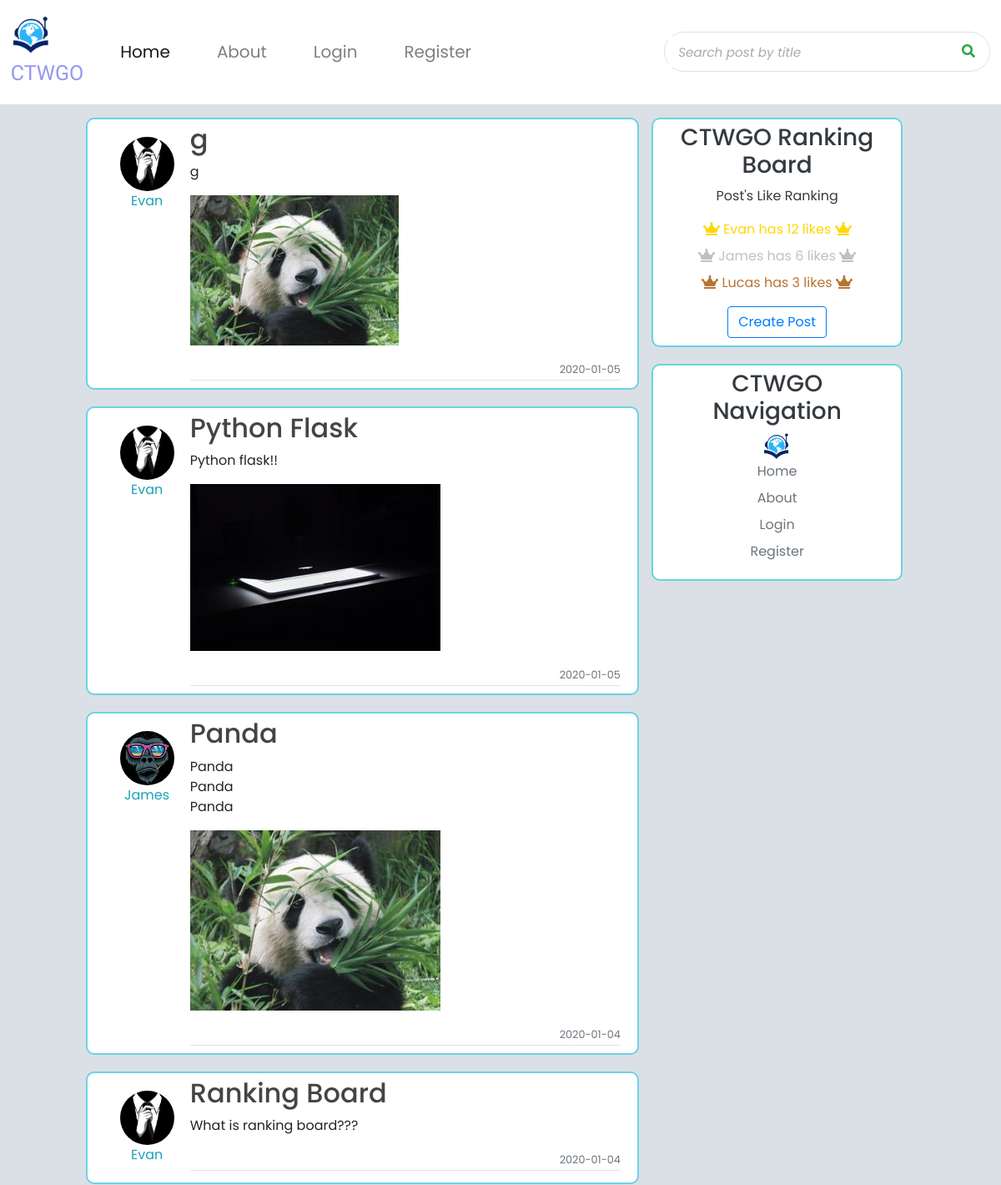
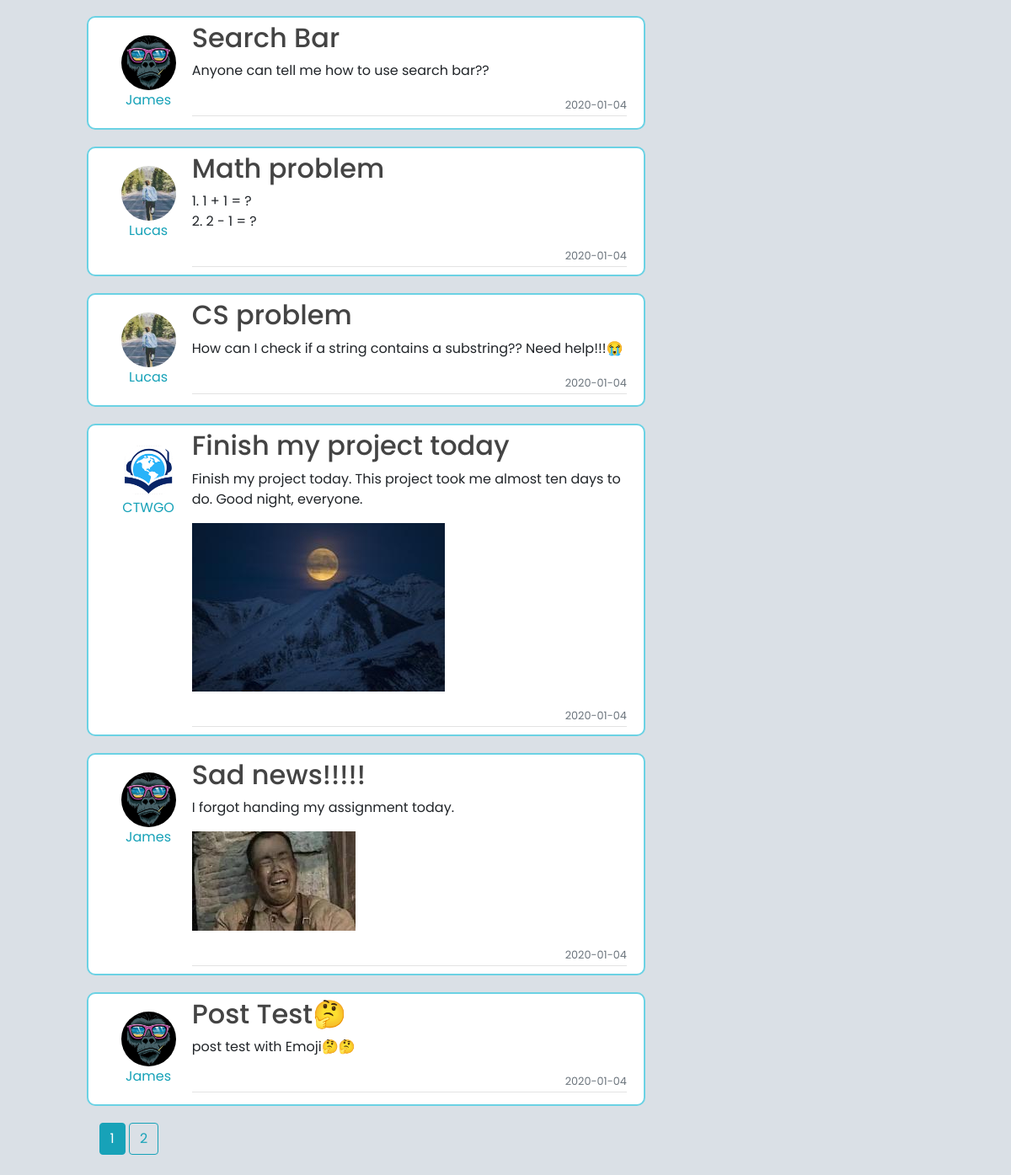
The page / on the database its author committed (2 pictures, top to bottom).
### ctwgo/models.py (models this page shows, shortened)
class Post(db.Model, UserMixin):
	id = db.Column(db.Integer, primary_key=True)
	title = db.Column(db.String(100), nullable=False)
	date_posted = db.Column(db.DateTime, nullable=False, default=datetime.utcnow)
	content = db.Column(db.Text, nullable=False)
	picture_file = db.Column(db.String(40), nullable=True)
	user_id = db.Column(db.Integer, db.ForeignKey('user.id'), nullable=False)
	comments = db.relationship('Comment', backref='post', lazy=True)

class User(db.Model, UserMixin):
	id = db.Column(db.Integer, primary_key=True)
	username = db.Column(db.String(20), unique=True, nullable=False)
	email = db.Column(db.String(120), unique=True, nullable=False)
	image_file = db.Column(db.String(20), nullable=False, default='default.jpg')
	password = db.Column(db.String(60), nullable=False)
	posts = db.relationship('Post', backref='author', lazy=True)
	comments = db.relationship('Comment', backref='author', lazy=True)
	def rank_like(self):
		like_number = 0
		posts = Post.query.filter_by(user_id=self.id).all()
		for post in posts:
			likes = Like.query.filter_by(post_id=post.id).filter_by(like=True).all()
			like_number += len(likes)
		return self.username,like_number

### ctwgo/main/routes.py (the view)
@main.route("/")
def home():
	page = request.args.get('page', 1, type=int)
	posts = Post.query.order_by(Post.date_posted.desc()).paginate(page=page, per_page=10)
	all_users_likes =[]
	users_rank = []
	users = User.query.all()
	if users is not None:
		for user in users:
			all_users_likes.append(user.rank_like())
		for i in range(3):
			best = 'No User'
			max = 0
			index = 0
			for u in range(len(all_users_likes)):
				if all_users_likes[u][1] >= max:
					best = all_users_likes[u][0]
					max = all_users_likes[u][1]
					index = u
			users_rank.append((best,max))
			if all_users_likes != []:
				all_users_likes.pop(index)
	else:
		all_users_likes = [('No User', 0), ('No User', 0), ('No User', 0)]
	return render_template('home.html', posts=posts,users_rank=users_rank, no_user='No User')

### ctwgo/templates/home.html
{% extends "layout.html" %}
{% block content %}
	{% for post in posts.items %}
		<article class="media content-section row">
		  <ul class="col-2 p-0 text-center mt-3 ">
			<li><img class="rounded-circle article-img mx-auto d-block" src="{{ url_for('static', filename='profile_pics/' + post.author.image_file) }}"></li>
			<li><a class="text-info" href="{{ url_for('users.user_posts', username=post.author.username) }}">{{ post.author.username }}</a></li >
		  </ul>
		  <div class="media-body col-10 pr-0 pl-0">
		    <h2>
		    	<a class="article-title" href="{{ url_for('posts.post', post_id=post.id) }}">{{ post.title }}</a>
		    </h2>
			<p class="article-content">{{ post.content }}</p>
			{% if post.picture_file != None %}
				<p><img class="content-img" src="{{ url_for('static', filename='post_pics/' + post.picture_file ) }}"></p>
			{% endif %}
			<div class="article-time">
				<small class="text-muted">{{ post.date_posted.strftime('%Y-%m-%d') }}</small>
			</div>
		  </div>
		</article>
	{% endfor %}
	{% for page_num in posts.iter_pages(left_edge=1, right_edge=1, left_current=1, right_current=2) %}
		{% if page_num %}
			{% if posts.page == page_num %}
				<a class="btn btn-info mb-4" href=" {{ url_for('main.home', page=page_num) }} "> {{ page_num }}</a>
			{% else %}
				<a class="btn btn-outline-info mb-4" href=" {{ url_for('main.home', page=page_num) }} "> {{ page_num }}</a>
			{% endif %}
		{% else %}
			...
		{% endif %}
	{% endfor %}
{% endblock content %}
{% block sidebar_content %}
	<div class="content-section">
		<h3 class="text-dark">CTWGO Ranking Board</h3>
		<p class="text-dark">Post's Like Ranking</p>
		<ul class="pl-0">
			{% for user in users_rank %}
				{% if user[0] == no_user %}
					<li class="mb-2">
						<i class="fas fa-crown"></i>
						{{user[0]}} has {{user[1]}} likes
						<i class="fas fa-crown"></i>
					</li>
				{% else %}
					{% if user == users_rank[0] %}
						<li class="rank-first mb-2">
							<i class="fas fa-crown"></i>
							{{user[0]}} has {{user[1]}} likes
							<i class="fas fa-crown"></i>
						</li>
					{% endif %}
					{% if user == users_rank[1] %}
						<li class="rank-second mb-2">
							<i class="fas fa-crown"></i>
							{{user[0]}} has {{user[1]}} likes
							<i class="fas fa-crown"></i>
						</li>
					{% endif %}
					{% if user == users_rank[2] %}
						<li class="rank-third mb-2">
							<i class="fas fa-crown"></i>
							{{user[0]}} has {{user[1]}} likes
							<i class="fas fa-crown"></i>
						</li>
					{% endif %}
				{% endif %}
			{% endfor %}
		</ul>
		<a class="btn btn-outline-primary  mb-1" href="{{ url_for('posts.new_post') }}">Create Post</a>
	</div>
{% endblock sidebar_content %}
{% block sidebar_content2 %}
	<div class="content-section">
		<h3 class="text-dark">CTWGO Navigation</h3>
		<img src="{{ url_for('static', filename='img/logo.png') }}" width="35" height="35" class="d-inline-block align-top" alt="">
		<ul class="pl-0">
			<li class="mb-2"><a class="text-muted" href="{{ url_for('main.home') }}">Home</a></li>
			<li class="mb-2"><a class="text-muted" href="{{ url_for('main.about') }}">About</a></li>
			{% if current_user.is_authenticated %}
			<li class="mb-2"><a class="text-muted" href="{{ url_for('users.account') }}">Account</a></li>
			<li class="mb-2"><a class="text-muted" href="{{ url_for('users.logout') }}">Logout</a></li>
			{% else %}
			<li class="mb-2"><a class="text-muted" href="{{ url_for('users.login') }}">Login</a></li>
			<li class="mb-2"><a class="text-muted" href="{{ url_for('users.register') }}">Register</a></li>
			{% endif %}
		</ul>
	</div>
{% endblock sidebar_content2 %}

### ctwgo/templates/layout.html (shortened to what this page needs)
<!doctype html>
<html lang="en">
<head>
    <link rel="stylesheet" href="https://stackpath.bootstrapcdn.com/bootstrap/4.4.1/css/bootstrap.min.css"
>
    <link rel="stylesheet" type="text/css" href="{{ url_for('static', filename='main.css') }}">
</head>
<body>
    <nav class="navbar navbar-expand-md navbar-light">
        <a class="navbar-brand" href="{{ url_for('main.home') }}">
            <img src="{{ url_for('static', filename='img/logo.png') }}" width="50" height="50" class="d-inline-block align-top" alt="">
            <p class="logo">CTWGO</p>
        </a>
        <div class="collapse navbar-collapse" id="navbarSupportedContent">
            <ul class="navbar-nav mr-auto">
                <li class="nav-item active">
                    <a class="nav-link" href="{{ url_for('main.home') }}">Home<span class="sr-only">(current)</span></a>
                </li>
                <li class="nav-item">
                    <a class="nav-link" href="{{ url_for('main.about') }}">About<span class="sr-only">(current)</span></a>
                </li>
                {% if current_user.is_authenticated %}
                    <li class="nav-item dropdown">
                        <a class="nav-link dropdown-toggle" href="#" id="navbarDropdown" role="button"
                            data-toggle="dropdown" aria-haspopup="true" aria-expanded="false">
                            Account
                        </a>
                        <div class="dropdown-menu text-center" aria-labelledby="navbarDropdown">
                            <a class="nav-link text-muted" href="{{ url_for('posts.new_post') }}">New Post</a>
                            <a class="nav-link text-muted" href="{{ url_for('users.account') }}">Account</a>
                            <div class="dropdown-divider text-muted"></div>
                            <a class="nav-link text-muted" href="{{ url_for('users.logout') }}">Logout</a>
                        </div>
                    </li>
                {% else %}
                    <li class="nav-item">
                        <a class="nav-link" href="{{ url_for('users.login') }}">Login</a>
                    </li>
                    <li class="nav-item">
                        <a class="nav-link" href="{{ url_for('users.register') }}">Register</a>
                    </li>
                {% endif %}
            </ul>
            <form class="form-inline mt-4" action="/post/search/<string:searching>" method="POST">
                <div class="input-group mb-4 border rounded-pill p-1">
                    <input type="search" placeholder="Search post by title" name="searching"  class="form-control bg-none border-0">
                    <div class="input-group-append border-0">
                      <button type="submit" class="btn btn-link text-success"><i class="fa fa-search"></i></button>
                    </div>
                </div>
            </form>
        </div>
    </nav>
    <div class="row">
        <div class="col-1"></div>
        <div class="col-10">
            <div class="container-fluid mt-3">
                <div class="row">
                    <div class="col-md-8">
                        {% block content %}{% endblock %}
                    </div>
                    <div class="col-md-4 sidenav text-center">
                        {% block sidebar_content %}{% endblock %}
                        {% block sidebar_content2 %}{% endblock %}
                    </div>
                </div>
            </div>
        </div>
        <div class="col-1"></div>
    </div>
</body>
</html>

### ctwgo/static/main.css (style rules this page uses)
html, body { font-family: 'Poppins', sans-serif; background-color: #DAE0E6; }
ul { list-style-type: none; }
.navbar { padding: 0.8rem; background-color: #ffffff; }
.logo { margin-top: 0.1rem; margin-bottom: 0; font-size: 25px; font-family: 'Ma Shan Zheng', cursive; color: #9498EE; }
.navbar-nav li { padding: 20px; }
.nav-link { font-size: 20px; }
.form-control::placeholder { font-size: 0.95rem; color: #aaa; font-style: italic; }
.sidenav { height: 80%; position: -webkit-sticky; position: sticky; top: 20px; }
.article-img { height: 65px; width: 65px; margin-right: 16px; }
.content-section { background: #ffffff; padding: 5px 20px; border: 2px solid rgb(107, 210, 228); border-radius: 10px; margin-bottom: 20px; }
.article-title { color: #444444; }
.article-content { white-space: pre-line; }
.article-time { text-align: right; padding-bottom: 1px; border-bottom: 1px solid #e3e3e3; margin-bottom: 4px; }
.rank-first { color: #ffd700; }
.rank-second { color: #c0c0c0; }
.rank-third { color: #b87333; }

### rows shown on the page
Post: image_file (placeholder picture), author.username "Evan", title "g", content "g", picture_file (picture), date_posted "2020-01-05"
Post: image_file (placeholder picture), author.username "Evan", title "Python Flask", content "Python flask!!", picture_file (picture), date_posted "2020-01-05"
Post: image_file (picture), author.username "James", title "Panda", content "Panda Panda Panda", picture_file (picture), date_posted "2020-01-04"
Post: image_file (placeholder picture), author.username "Evan", title "Ranking Board", content "What is ranking board???", date_posted "2020-01-04"
Post: image_file (picture), author.username "James", title "Search Bar", content "Anyone can tell me how to use search bar??", date_posted "2020-01-04"
Post: image_file (picture), author.username "Lucas", title "Math problem", content "1. 1 + 1 = ? 2. 2 - 1 = ?", date_posted "2020-01-04"
Post: image_file (picture), author.username "Lucas", title "CS problem", content "How can I check if a string contains a substring?? Need help!!!😭", date_posted "2020-01-04"
Post: image_file (picture), author.username "CTWGO", title "Finish my project today", content "Finish my project today. This project took me almost ten days to do. Good night, everyone.", picture_file (picture), date_posted "2020-01-04"
Post: image_file (picture), author.username "James", title "Sad news!!!!!", content "I forgot handing my assignment today.", picture_file (picture), date_posted "2020-01-04"
Post: image_file (picture), author.username "James", title "Post Test🤔", content "post test with Emoji🤔🤔", date_posted "2020-01-04"
User: username "Evan", user "12"
User: username "James", user "6"
User: username "Lucas", user "3"

### other values the page prints
{{ page_num }} "1"
{{ page_num }} "2"
